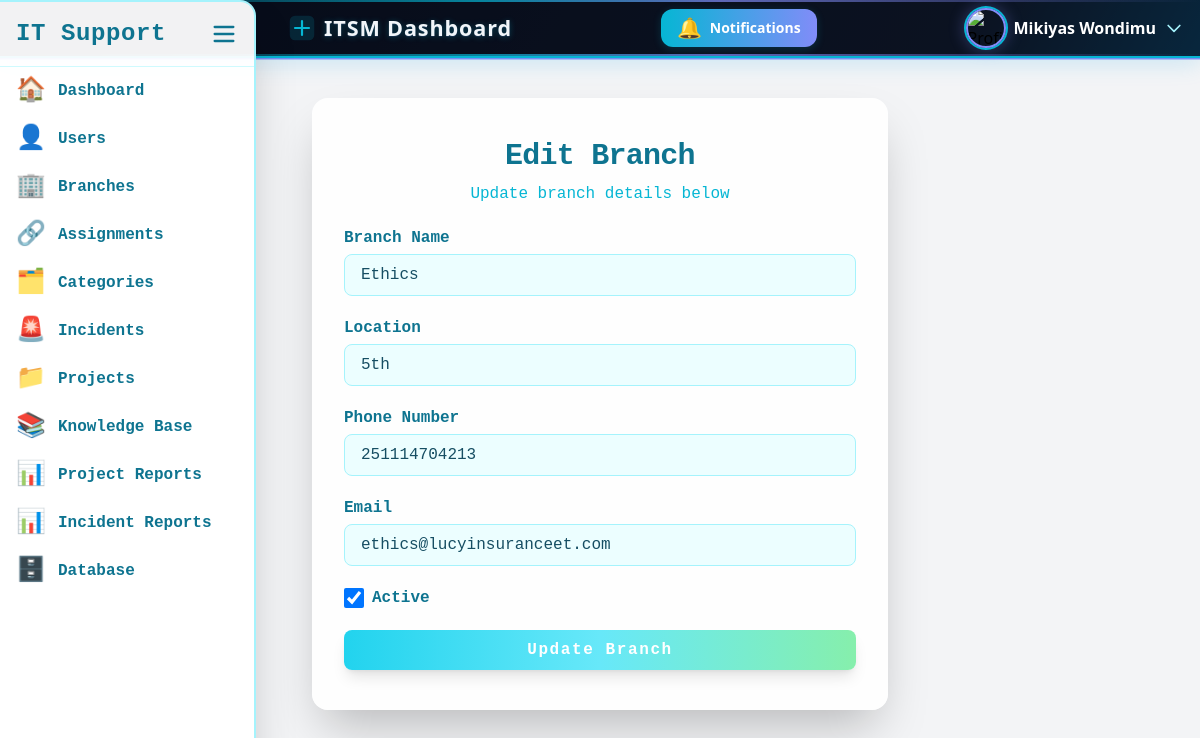
Page /admin/edit_branch.php?id=55 (signed in) on the committed database.
### tables this page shows
CREATE TABLE `users` (
  `id` int(11) NOT NULL,
  `name` varchar(100) DEFAULT NULL,
  `email` varchar(100) DEFAULT NULL,
  `password` varchar(255) DEFAULT NULL,
  `role` enum('admin','staff','user') NOT NULL,
  `created_at` timestamp NOT NULL DEFAULT current_timestamp(),
  `force_password_change` tinyint(1) DEFAULT 1,
  `branch_id` int(11) DEFAULT NULL,
  `profile_picture` varchar(255) DEFAULT NULL,
  `is_active` tinyint(1) NOT NULL DEFAULT 1
);

CREATE TABLE `branches` (
  `id` int(11) NOT NULL,
  `name` varchar(100) NOT NULL,
  `phone` varchar(100) DEFAULT NULL,
  `email` varchar(100) DEFAULT NULL,
  `location` varchar(255) DEFAULT NULL,
  `created_at` timestamp NOT NULL DEFAULT current_timestamp(),
  `is_active` tinyint(1) NOT NULL DEFAULT 1
);

### admin/edit_branch.php (the view, shortened to what this page needs)
<?php
require_once '../config/db.php';
$id = $_GET['id'] ?? null;
$stmt = $pdo->prepare("SELECT * FROM branches WHERE id = ?");
$stmt->execute([$id]);
$branch = $stmt->fetch();
?>
<!DOCTYPE html>
<html>
<head><title>Edit Branch</title><script src="https://cdn.tailwindcss.com"></script></head>
<body class="bg-gray-100">
<?php include '../includes/sidebar.php'; ?>
    <?php include '../header.php'; ?>
  <div class="max-w-xl mx-auto bg-white bg-opacity-95 rounded-2xl shadow-2xl px-8 py-10 mt-10 fade-in tech-border glow">
    <h2 class="text-3xl font-extrabold text-center text-cyan-700 mb-2 tracking-tight font-mono">Edit Branch</h2>
    <p class="text-center text-cyan-500 mb-4 font-mono">Update branch details below</p>
    <form action="handlers/update_branch.php" method="POST" class="space-y-5">
      <div>
        <label class="block text-cyan-700 font-semibold mb-1 font-mono" for="name">Branch Name</label>
        <input type="text" name="name" id="name" value="<?= htmlspecialchars($branch['name']) ?>" required
          class="w-full px-4 py-2 rounded-lg border border-cyan-200 bg-cyan-50 text-cyan-900 focus:ring-2 focus:ring-cyan-300 focus:outline-none transition duration-200 font-mono" />
      </div>
      <div>
        <label class="block text-cyan-700 font-semibold mb-1 font-mono" for="location">Location</label>
        <input type="text" name="location" id="location" value="<?= htmlspecialchars($branch['location']) ?>" required
          class="w-full px-4 py-2 rounded-lg border border-cyan-200 bg-cyan-50 text-cyan-900 focus:ring-2 focus:ring-green-200 focus:outline-none transition duration-200 font-mono" />
      </div>
      <div>
        <label class="block text-cyan-700 font-semibold mb-1 font-mono" for="phone">Phone Number</label>
        <input type="text" name="phone" id="phone" value="<?= htmlspecialchars($branch['phone'] ?? '') ?>" required
          class="w-full px-4 py-2 rounded-lg border border-cyan-200 bg-cyan-50 text-cyan-900 focus:ring-2 focus:ring-cyan-300 focus:outline-none transition duration-200 font-mono" />
      </div>
      <div>
        <label class="block text-cyan-700 font-semibold mb-1 font-mono" for="email">Email</label>
        <input type="email" name="email" id="email" value="<?= htmlspecialchars($branch['email'] ?? '') ?>" required
          class="w-full px-4 py-2 rounded-lg border border-cyan-200 bg-cyan-50 text-cyan-900 focus:ring-2 focus:ring-green-200 focus:outline-none transition duration-200 font-mono" />
      </div>
      <div class="flex items-center">
        <input type="checkbox" name="is_active" id="is_active" value="1" class="h-5 w-5 text-cyan-600 border-cyan-300 rounded focus:ring-cyan-400" <?= $branch['is_active'] ? 'checked' : '' ?>>
        <label for="is_active" class="ml-2 text-cyan-700 font-semibold font-mono select-none">Active</label>
      </div>
      <button type="submit"
        class="w-full py-2 px-4 bg-gradient-to-r from-cyan-400 via-cyan-300 to-green-300 hover:from-green-300 hover:to-cyan-400 text-white font-bold rounded-lg shadow-lg transform hover:scale-105 transition duration-300 font-mono tracking-widest">
        Update Branch
      </button>
    </form>
  </div>
</body>
</html>

### header.php (shortened to what this page needs)
<?php
include 'config/db.php';
$user_id = $_SESSION['user_id'];
$stmt = $pdo->prepare("SELECT * FROM users WHERE id = ?");
$stmt->execute([$user_id]);
$user = $stmt->fetch(PDO::FETCH_ASSOC);
if (isset($user['profile_picture']) && !empty($user['profile_picture'])) {
  $user['profile_image'] = '../uploads/' . $user['profile_picture'];
} else {
  $user['profile_image'] = '../uploads/default_avatar.png';
}
?>
<header id="header" class="header-animated-bg shadow-md px-4 pl-72 flex justify-between items-center relative overflow-visible" style="min-height:54px;height:58px;">
  <h1 class="header-title">
    <svg width="28" height="28" fill="none" viewBox="0 0 32 32">
      <rect x="2" y="2" width="28" height="28" rx="6" fill="#06b6d4" opacity="0.15"/>
      <path d="M8 16h16M16 8v16" stroke="#06b6d4" stroke-width="2.5" stroke-linecap="round"/>
    </svg>
    ITSM Dashboard
  </h1>
  <div class="relative inline-block text-left">
    <button id="notifBtn" class="relative flex items-center gap-2 px-4 py-1 text-sm tech-btn shadow-lg focus:outline-none transition-all duration-300" style="min-height:36px;height:38px;">
      <span id="notifBell" class="text-xl notif-pulse transition-transform duration-300">🔔</span>
      <span class="hidden md:inline">Notifications</span>
    </button>
  </div>
  <div class="relative inline-block text-left">
    <button id="profileDropdownBtn" class="flex items-center gap-2 focus:outline-none group">
      <img src="<?= $user['profile_image'] ?>" alt="Profile" class="w-10 h-10 rounded-full object-cover profile-glow transition-all duration-300">
      <span class="md:inline text-white text-base font-semibold group-hover:text-cyan-200 transition-colors"><?= htmlspecialchars($user['name'] ?? 'Profile') ?></span>
      <svg class="w-5 h-5 text-cyan-200 group-hover:text-cyan-400 transition-colors" fill="none" stroke="currentColor" viewBox="0 0 24 24">
        <path stroke-linecap="round" stroke-linejoin="round" stroke-width="2" d="M19 9l-7 7-7-7" />
      </svg>
    </button>
  </div>
</header>

### header.php (style rules this page uses)
.header-animated-bg { background: rgba(30, 41, 59, 0.82); background-image: linear-gradient(120deg, #0f172a 0%, #1e293b 40%, #06b6d4 70%, #818cf8 100%); background-blend-mode: overlay; background-size: 200% 200%; animation: gradientMove 8s linear infinite; border-bottom: 2px solid #06b6d4; box-shadow: 0 4px 24px 0 #0ea5e933, 0 1.5px 0 #818cf8; position: relative; overflow: visible; backdrop-filter: blur(16px) saturate(180%); -webkit-backdrop-filter: blur(16px) saturate(180%); min-height: 54px; height: 58px; padding-top: 0.25rem !important; padding-bottom: 0.25rem !important; }
.header-animated-bg::before, .header-animated-bg::after { content: ''; position: absolute; left: 0; right: 0; height: 2px; background: linear-gradient(90deg, transparent, #06b6d4 40%, #818cf8 60%, transparent); opacity: 0.7; pointer-events: none; z-index: 1; }
.header-animated-bg::before { top: 0; }
.header-animated-bg::after { bottom: 0; }
.profile-glow { box-shadow: 0 0 0 2px #06b6d4, 0 0 16px 2px #818cf855; transition: box-shadow 0.3s, border-color 0.3s; border: 2.5px solid #818cf8; }
.notif-pulse { animation: notifPulse 1.2s cubic-bezier(.4,0,.2,1) infinite; }
.tech-btn { background: linear-gradient(90deg, #06b6d4 0%, #818cf8 100%); color: #fff; font-weight: 600; border-radius: 0.75rem; box-shadow: 0 2px 8px #06b6d433; transition: background 0.3s, box-shadow 0.3s; padding-top: 0.25rem; padding-bottom: 0.25rem; min-height: 36px; height: 38px; }
.header-title { font-family: 'Segoe UI', Arial, sans-serif; font-size: 1.35rem; font-weight: 700; letter-spacing: 0.04em; color: #f1f5f9; text-shadow: 0 1px 6px #06b6d455, 0 1px 0 #818cf822; display: flex; align-items: center; gap: 0.5rem; animation: none; line-height: 1.1; }

### rows in the picture
users: name "Mikiyas Wondimu"
branches: name "Ethics", location "5th", phone "251114704213", email "ethics@lucyinsuranceet.com", is_active "☑"
